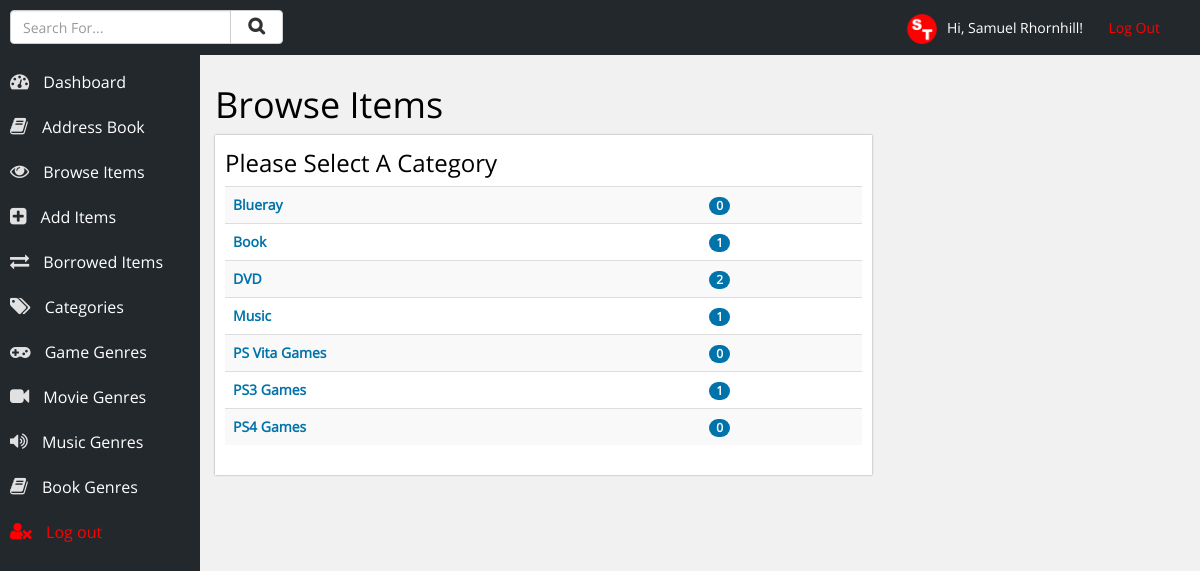
The app's page /choose-category.php (signed in) with its own data.
### tables this page shows
CREATE TABLE IF NOT EXISTS `users` (
  `id` int(10) NOT NULL AUTO_INCREMENT,
  `username` varchar(20) NOT NULL,
  `name` varchar(50) NOT NULL,
  `password` varchar(12) NOT NULL,
  PRIMARY KEY (`id`)
);

CREATE TABLE IF NOT EXISTS `categories` (
  `id` int(11) NOT NULL AUTO_INCREMENT,
  `category` varchar(150) NOT NULL,
  PRIMARY KEY (`id`)
);

### inc/account-info.php (called while the page is built, shortened)
<?php
	$loggedIn = $_SESSION['username'];
	$result = mysqli_query($con, "SELECT * FROM users WHERE username = '$loggedIn'");
	while ($row = mysqli_fetch_array($result)) {
		$name = $row['name'];
	}
?>

### choose-category.php (the view, shortened to what this page needs)
<?php
	include ('inc/db_con.php');
	include ('inc/account-info.php');
	include ('inc/head.php');
?>
	<div class="row content-area">
		<h1>Browse Items</h1>
		<div class="col-xs-8 section">
			<h3>Please Select A Category</h3>
			<table class="table table-categories table-striped">
				<?php
					$categoryButtons = mysqli_query($con, "SELECT * FROM categories ORDER BY category");
					while ($row = mysqli_fetch_array($categoryButtons)) {
						$idNum = $row['id'];
						echo '<tr class="list" onclick="location.href=\'items.php?category=' . $row['id'] . '\'">';
							echo '<td>' . $row['category'] . '</td>';
							$getItems = mysqli_query($con, "SELECT * FROM items WHERE item_category='$idNum'");
							$numberOfItems = mysqli_num_rows($getItems);
							echo '<td><span class="badge">' . $numberOfItems . '</span></td>';
						echo '</tr>';
					}
				?>
			</table>
		</div>
	</div>
<?php include ('inc/footer.php'); ?>

### inc/head.php (shortened to what this page needs)
<!DOCTYPE html>
<html lang="en">
<head>
	<link rel="stylesheet" href="css/bootstrap.min.css" />
	<link rel="stylesheet" href="css/main.css" />
	<link rel="stylesheet" href="css/font-awesome.min.css" />
</head>
<body>
<div class="container-fluid">
	<header>
		<p class="log-out"><img style="max-height:30px; margin-right:10px;" src="images/logo.png" alt="Samuel Thornhill" />Hi, <?php echo $name; ?>! &nbsp; &nbsp; &nbsp; <a href="handlers/log-out.php">Log Out</a></p>
		<div class="row">
			<div class="col-xs-3">
				<p style="">
					<form action="search-results.php" method="POST">
						<div class="input-group">
							<input type="text" class="form-control" name="term" placeholder="Search For..." />
							<span class="input-group-btn">
								<button class="btn btn-default" style="margin-top:-20px;" type="submit" name="submit"><i class="fa fa-search" style="font-weight:bold; padding-left:5px; padding-right:5px; font-size:125%;"></i></button>
							</span>
						</div>
					</form>
				</p>
			</div>
		</div>
	</header>
	<div class="navigation">
		<ul>
			<li><a href="index.php"><i class="fa fa-tachometer"></i> Dashboard</a></li>
			<li><a href="contacts.php"><i class="fa fa-book"></i> Address Book</a></li>
			<li><a href="choose-category.php"><i class="fa fa-eye"></i> Browse Items</a></li>
			<li><a href="add-item.php"><i class="fa fa-plus-square"></i> Add Items</a></li>
			<li><a href="borrowed.php"><i class="fa fa-exchange"></i> Borrowed Items</a></li>
			<li><a href="categories.php"><i class="fa fa-tags"></i> Categories</a></li>
			<li><a href="genre.php?genre=Game"><i class="fa fa-gamepad"></i> Game Genres</a></li>
			<li><a href="genre.php?genre=Movie"><i class="fa fa-video-camera"></i> Movie Genres</a></li>
			<li><a href="genre.php?genre=Music"><i class="fa fa-volume-up"></i> Music Genres</a></li>
			<li><a href="genre.php?genre=Book"><i class="fa fa-book"></i> Book Genres</a></li>
			<li><a style="color:red;" href="handlers/log-out.php"><i style="color:red;" class="fa fa-user-times"></i> Log out</a></li>
		</ul>
	</div>

### inc/footer.php (shortened to what this page needs)
</div>
</body>
</html>

### css/main.css (style rules this page uses)
body { font-size: 14px; font-family: open-sans; background-color: #f1f1f1; color: black; }
header { width: 100%; background-color: #23282D; height: 55px; line-height: 55px; position: fixed; top: 0px; left: 0px; color: white; z-index: 99; padding-left: 10px; padding-right: 10px; }
header .log-out { float: right; margin-right: 30px; }
header .log-out a { text-decoration: none; color: red; }
.navigation { background-color: #23282D; width: 200px; height: 100%; float: left; position: fixed; top: 0px; left: 0px; padding-top: 40px; color: white; font-size: 16px; }
.navigation ul { list-style-type: none; margin: 0px; padding: 0px; margin-top: 20px; }
.navigation ul li { margin: 0px; padding: 0px; }
.navigation ul li a { color: white; text-decoration: none; height: 45px; line-height: 45px; display: block; padding-left: 10px; }
.navigation ul li a .fa { padding-right: 10px; font-size: 120%; color: #e1e1e1; }
.content-area { margin-left: 200px; padding-top: 65px; margin-bottom: 50px; }
.section { background-color: white; box-shadow: 0px 0px 2px #999; padding: 10px; }
.section h1, .section h2, .section h3, .section h4, .section h5, .section h6 { margin-top: 5px; }
.badge { background-color: #0073AA; }
.table-categories tr.list { color: #0073AA; font-weight: bold; }

### records on screen
users: name "Samuel Rhornhill"
categories: category "Blueray", numberOfItems "0"
categories: category "Book", numberOfItems "1"
categories: category "DVD", numberOfItems "2"
categories: category "Music", numberOfItems "1"
categories: category "PS Vita Games", numberOfItems "0"
categories: category "PS3 Games", numberOfItems "1"
categories: category "PS4 Games", numberOfItems "0"
